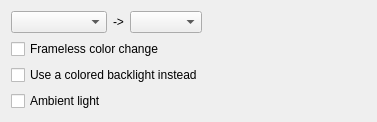
                <widget class="QWidget" name="tab_2">
                 <attribute name="title">
                  <string>Coloring</string>
                 </attribute>
                 <layout class="QGridLayout" name="gridLayout_36">
                  <item row="0" column="0">
                   <widget class="QComboBox" name="btnRole">
                    <property name="sizePolicy">
                     <sizepolicy hsizetype="MinimumExpanding" vsizetype="Fixed">
                      <horstretch>0</horstretch>
                      <verstretch>0</verstretch>
                     </sizepolicy>
                    </property>
                   </widget>
                  </item>
                  <item row="0" column="1">
                   <widget class="QLabel" name="label_16">
                    <property name="text">
                     <string>-&gt;</string>
                    </property>
                    <property name="alignment">
                     <set>Qt::AlignCenter</set>
                    </property>
                   </widget>
                  </item>
                  <item row="0" column="2">
                   <widget class="QComboBox" name="btnActiveRole">
                    <property name="sizePolicy">
                     <sizepolicy hsizetype="MinimumExpanding" vsizetype="Fixed">
                      <horstretch>0</horstretch>
                      <verstretch>0</verstretch>
                     </sizepolicy>
                    </property>
                   </widget>
                  </item>
                  <item row="0" column="3">
                   <spacer name="horizontalSpacer_9">
                    <property name="orientation">
                     <enum>Qt::Horizontal</enum>
                    </property>
                    <property name="sizeHint" stdset="0">
                     <size>
                      <width>158</width>
                      <height>20</height>
                     </size>
                    </property>
                   </spacer>
                  </item>
                  <item row="1" column="0" colspan="4">
                   <widget class="QCheckBox" name="fullButtonHover">
                    <property name="text">
                     <string>Frameless color change</string>
                    </property>
                   </widget>
                  </item>
                  <item row="2" column="0" colspan="4">
                   <widget class="QCheckBox" name="backlightHover">
                    <property name="text">
                     <string>Use a colored backlight instead</string>
                    </property>
                   </widget>
                  </item>
                  <item row="3" column="0">
                   <widget class="QCheckBox" name="ambientLight">
                    <property name="text">
                     <string>Ambient light</string>
                    </property>
                   </widget>
                  </item>
                 </layout>
                </widget>
